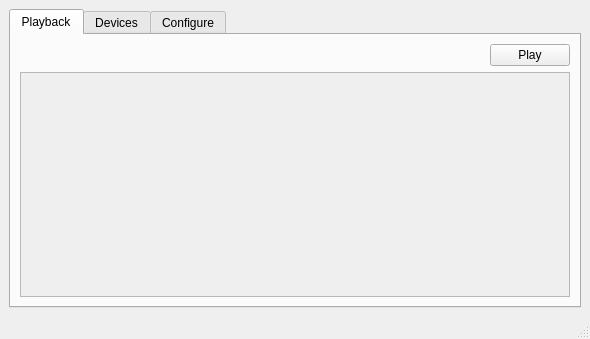
<?xml version="1.0" encoding="UTF-8"?>
<ui version="4.0">
 <class>MainWindow</class>
 <widget class="QMainWindow" name="MainWindow">
  <property name="geometry">
   <rect>
    <x>0</x>
    <y>0</y>
    <width>590</width>
    <height>339</height>
   </rect>
  </property>
  <property name="windowTitle">
   <string>MainWindow</string>
  </property>
  <widget class="QWidget" name="centralwidget">
   <layout class="QVBoxLayout" name="verticalLayout_3">
    <item>
     <widget class="QTabWidget" name="tabWidget">
      <property name="currentIndex">
       <number>0</number>
      </property>
      <widget class="QWidget" name="tab_playback">
       <attribute name="title">
        <string>Playback</string>
       </attribute>
       <layout class="QVBoxLayout" name="verticalLayout">
        <item>
         <layout class="QHBoxLayout" name="horizontalLayout">
          <item>
           <spacer name="horizontalSpacer_2">
            <property name="orientation">
             <enum>Qt::Horizontal</enum>
            </property>
            <property name="sizeHint" stdset="0">
             <size>
              <width>38</width>
              <height>20</height>
             </size>
            </property>
           </spacer>
          </item>
          <item>
           <widget class="QPushButton" name="pb_togglePlay">
            <property name="text">
             <string>Play</string>
            </property>
           </widget>
          </item>
         </layout>
        </item>
        <item>
         <layout class="QVBoxLayout" name="triggerScrollLayout">
          <item>
           <widget class="QScrollArea" name="scroll_trackButtons">
            <property name="sizePolicy">
             <sizepolicy hsizetype="Expanding" vsizetype="Expanding">
              <horstretch>0</horstretch>
              <verstretch>0</verstretch>
             </sizepolicy>
            </property>
            <property name="widgetResizable">
             <bool>true</bool>
            </property>
            <widget class="QWidget" name="triggerLayout">
             <property name="geometry">
              <rect>
               <x>0</x>
               <y>0</y>
               <width>546</width>
               <height>191</height>
              </rect>
             </property>
             <layout class="QVBoxLayout" name="verticalLayout_5"/>
            </widget>
           </widget>
          </item>
         </layout>
        </item>
        <item>
         <layout class="QVBoxLayout" name="playbackLayout"/>
        </item>
       </layout>
      </widget>
      <widget class="QWidget" name="tab_devices">
       <attribute name="title">
        <string>Devices</string>
       </attribute>
       <layout class="QVBoxLayout" name="verticalLayout_4">
        <item>
         <layout class="QFormLayout" name="formLayout">
          <property name="labelAlignment">
           <set>Qt::AlignRight|Qt::AlignTrailing|Qt::AlignVCenter</set>
          </property>
          <item row="0" column="0">
           <widget class="QLabel" name="label_2">
            <property name="text">
             <string>MIDI Input</string>
            </property>
           </widget>
          </item>
          <item row="0" column="1">
           <widget class="QComboBox" name="cb_midiInput"/>
          </item>
          <item row="1" column="0">
           <widget class="QLabel" name="label_3">
            <property name="text">
             <string>Audio Output</string>
            </property>
           </widget>
          </item>
          <item row="1" column="1">
           <widget class="QComboBox" name="cb_audioOutput"/>
          </item>
         </layout>
        </item>
        <item>
         <spacer name="verticalSpacer">
          <property name="orientation">
           <enum>Qt::Vertical</enum>
          </property>
          <property name="sizeHint" stdset="0">
           <size>
            <width>20</width>
            <height>258</height>
           </size>
          </property>
         </spacer>
        </item>
       </layout>
      </widget>
      <widget class="QWidget" name="tab_configure">
       <attribute name="title">
        <string>Configure</string>
       </attribute>
       <layout class="QVBoxLayout" name="verticalLayout_2">
        <item>
         <layout class="QHBoxLayout" name="horizontalLayout_3">
          <item>
           <widget class="QLabel" name="label">
            <property name="text">
             <string>Backing Track Folder</string>
            </property>
           </widget>
          </item>
          <item>
           <widget class="QLineEdit" name="le_backingTrack">
            <property name="readOnly">
             <bool>true</bool>
            </property>
           </widget>
          </item>
          <item>
           <widget class="QToolButton" name="pb_backingTrackSelect">
            <property name="text">
             <string>...</string>
            </property>
           </widget>
          </item>
         </layout>
        </item>
        <item>
         <widget class="QTableView" name="tv_tracks"/>
        </item>
       </layout>
      </widget>
     </widget>
    </item>
   </layout>
  </widget>
  <widget class="QMenuBar" name="menubar">
   <property name="geometry">
    <rect>
     <x>0</x>
     <y>0</y>
     <width>590</width>
     <height>21</height>
    </rect>
   </property>
  </widget>
  <widget class="QStatusBar" name="statusbar"/>
 </widget>
 <resources/>
 <connections/>
</ui>
